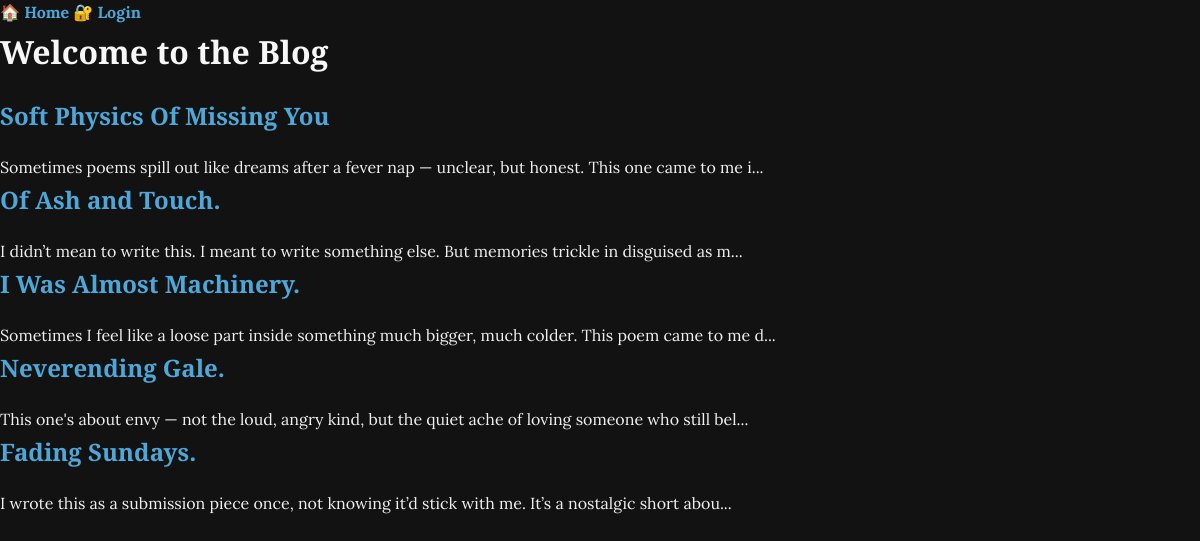
The page / on the database its author committed.
### app.py (models this page shows)
class Post(db.Model):
    id = db.Column(db.Integer, primary_key=True)
    title = db.Column(db.String(100), nullable=False)
    content = db.Column(db.Text, nullable=False)

### app.py (the view)
@app.route('/')
def index():
    posts = Post.query.all()
    return render_template('index.html', posts=posts)

### Templates/index.html (shortened to what this page needs)
{% extends 'base.html' %}
{% block content %}
    <h1>Welcome to the Blog</h1>
    {% for post in posts %}
        <h2><a href="{{ url_for('post', post_id=post.id) }}">{{ post.title }}</a></h2>
        <p>{{ post.content[:100] }}...</p>
    {% else %}
        <p>No blog posts yet.</p>
    {% endfor %}
{% endblock %}

### Templates/base.html (shortened to what this page needs)
<!DOCTYPE html>
<html lang="en">
<head>
    <link rel="stylesheet" href="{{ url_for('static', filename='style.css') }}">
</head>
<body>
    <div class="navbar">
        <a href="{{ url_for('index') }}">🏠 Home</a>
        {% if session.get('logged_in') %}
            <a href="{{ url_for('dashboard') }}">📋 Dashboard</a>
            <a href="{{ url_for('logout') }}">🚪 Logout</a>
        {% else %}
            <a href="{{ url_for('login') }}">🔐 Login</a>
        {% endif %}
    </div>
    <div class="content">
        {% block content %}{% endblock %}
    </div>
</body>
</html>

### static/style.css (style rules this page uses)
* { margin: 0; padding: 0; box-sizing: border-box; }
body { background-color: #121212; color: #f0f0f0; font-family: 'Lora', serif; line-height: 1.6; padding: 0; margin: 0; }
h1, h2 { font-family: 'Playfair Display', serif; color: #f7f7f7; margin-bottom: 20px; }
a { color: #4da8da; text-decoration: none; font-weight: bold; }

### rows shown on the page
Post: title "Soft Physics Of Missing You", content "Sometimes poems spill out like dreams after a fever nap — unclear, but honest. This one came to me i"
Post: title "Of Ash and Touch.", content "I didn’t mean to write this. I meant to write something else. But memories trickle in disguised as m"
Post: title "I Was Almost Machinery.", content "Sometimes I feel like a loose part inside something much bigger, much colder. This poem came to me d"
Post: title "Neverending Gale.", content "This one's about envy — not the loud, angry kind, but the quiet ache of loving someone who still bel"
Post: title "Fading Sundays.", content "I wrote this as a submission piece once, not knowing it’d stick with me. It’s a nostalgic short abou"
